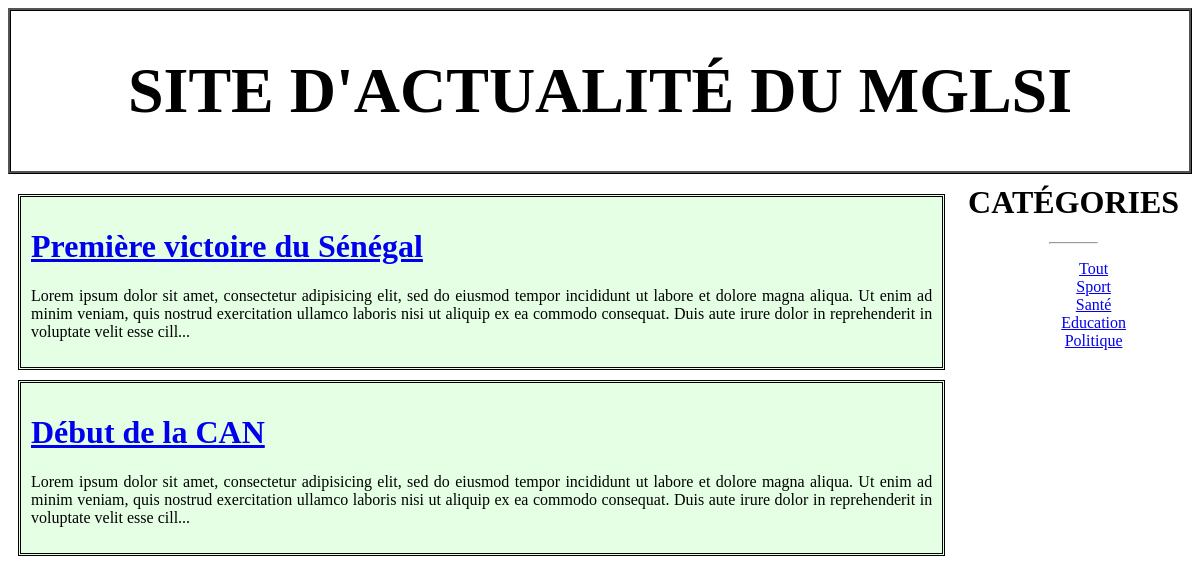
/news/index.php?action=categorie&id=1, run on the app's committed database.
### tables this page shows
CREATE TABLE IF NOT EXISTS `article` (
  `id` int(11) NOT NULL,
  `titre` varchar(255) DEFAULT NULL,
  `contenu` text,
  `dateCreation` datetime DEFAULT CURRENT_TIMESTAMP,
  `dateModification` datetime DEFAULT CURRENT_TIMESTAMP,
  `categorie` int(11) DEFAULT NULL,
  PRIMARY KEY (`id`)
);

CREATE TABLE IF NOT EXISTS `categorie` (
  `id` int(11) NOT NULL,
  `libelle` varchar(20) DEFAULT NULL,
  PRIMARY KEY (`id`)
);

### news/controleur/Controller.php (called while the page is built, shortened)
<?php
	require_once 'modele/Article.php';
	require_once 'modele/Categorie.php';
	class Controller
	{
		public function showCategorie($id)
		{
			$articles = Article::getByCategoryId($id);
			$categories = Categorie::getList();
			require_once 'vue/articleByCategorie.php';
		}
	}
?>

### news/modele/Article.php (called while the page is built, shortened)
<?php
	class Article
	{
		public static function getByCategoryId($id)
		{
			$bdd = ConnexionManager::getInstance();
			$data = $bdd->query('SELECT * FROM Article WHERE categorie = '.$id);
			$articles = $data->fetchAll(PDO::FETCH_CLASS, 'Article');
			return $articles;
		}
	}
?>

### news/modele/Categorie.php (called while the page is built, shortened)
<?php
	class Categorie
	{
		public static function getList()
		{
			$bdd = ConnexionManager::getInstance();
			$reponse = $bdd->query('SELECT * FROM Categorie');
			$data = $reponse->fetchAll(PDO::FETCH_CLASS, 'Categorie');
			return $data;
		}
	}
?>

### news/vue/articleByCategorie.php (the view, shortened to what this page needs)
<!DOCTYPE html>
<html>
<head>
	<link rel="stylesheet" type="text/css" href="assets/css/style.css">
</head>
<body>
	<?php require_once 'inc/entete.php'; ?>
	<div id="contenu">
		<?php if (!empty($articles)): ?>
			<?php foreach ($articles as $article): ?>
				<div class="article">
					<h1><a href="index.php?action=article&id=<?= $article->id ?>"><?= $article->titre ?></a></h1>
					<p><?= substr($article->contenu, 0, 300) . '...' ?></p>
				</div>
			<?php endforeach ?>
		<?php else: ?>
			<div class="message">Aucun article trouvé</div>
		<?php endif ?>
	</div>
	<?php
		require_once 'inc/menu.php';
	?>
</body>
</html>

### news/vue/inc/menu.php
<div id="menu">
	<h1>Catégories</h1><hr width="20%">
	<ul>
		<li><a href="index.php">Tout</a></li>
		<?php foreach ($categories as $categorie): ?>
			<li><a href="index.php?action=categorie&id=<?= $categorie->id ?>"><?= $categorie->libelle ?></a></li>
		<?php endforeach ?>
	</ul>
</div>

### news/assets/css/style.css (style rules this page uses)
#contenu { float: left; width: 80%; text-align: justify; }
#menu { margin-left: 80%; text-align: center; }
#menu li { list-style-type: none; }
#menu h1 { margin-top: 0px; padding-top: 0px; font-family: "AGENCY FB"; text-transform: uppercase; }
.article { margin: 10px; padding: 10px; border:3px double black; background-color: rgba(0, 255, 0, 0.1); }

### data on the page
article: titre "Première victoire du Sénégal", contenu "Lorem ipsum dolor sit amet, consectetur adipisicing elit, sed do eiusmod tempor incididunt ut labore et dolore magna aliqua. Ut enim ad minim veniam, quis nostrud exercitation ullamco laboris nisi ut aliquip ex ea commodo consequat. Duis aute irure dolor in reprehenderit in voluptate velit esse cill"
article: titre "Début de la CAN", contenu "Lorem ipsum dolor sit amet, consectetur adipisicing elit, sed do eiusmod tempor incididunt ut labore et dolore magna aliqua. Ut enim ad minim veniam, quis nostrud exercitation ullamco laboris nisi ut aliquip ex ea commodo consequat. Duis aute irure dolor in reprehenderit in voluptate velit esse cill"
categorie: libelle "Sport"
categorie: libelle "Santé"
categorie: libelle "Education"
categorie: libelle "Politique"
